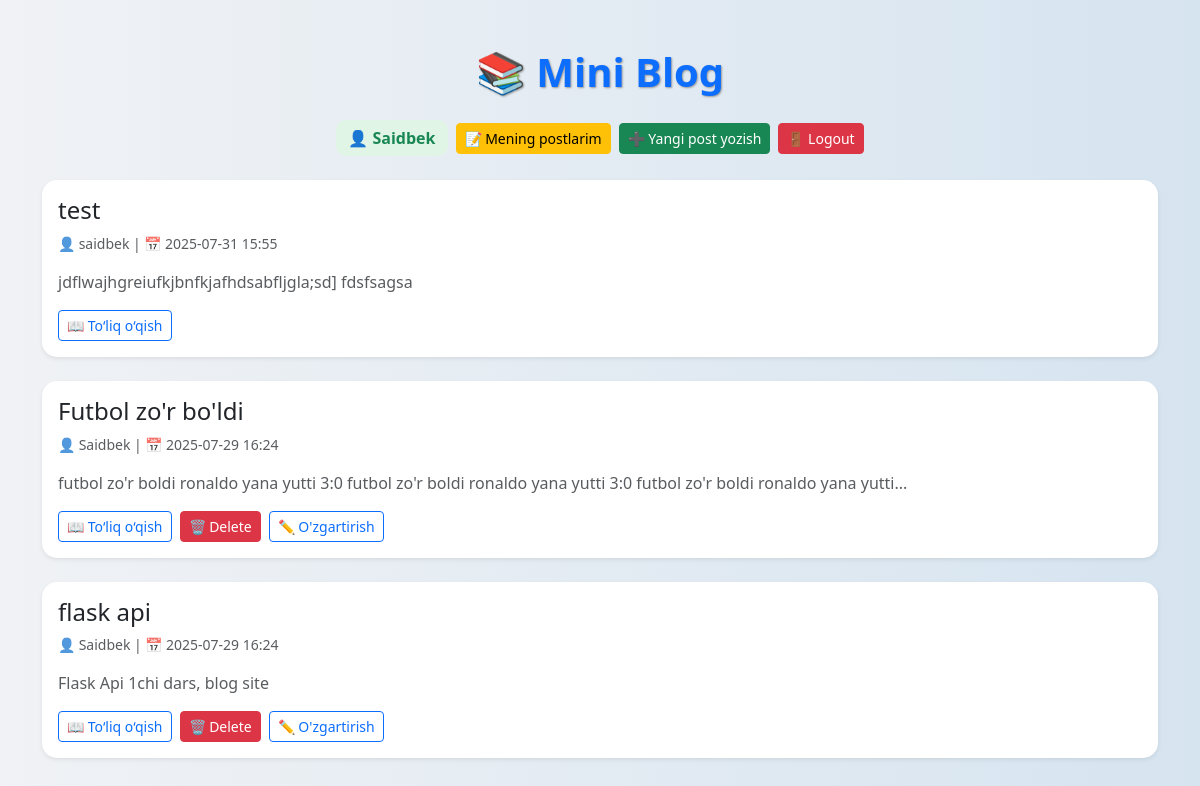
The app's page / (signed in) with its own data.
### app.py (models this page shows)
class Blog(db.Model):
    id = db.Column(db.Integer, primary_key=True)
    title = db.Column(db.String(150), nullable=False)
    author = db.Column(db.String(100), nullable=False)
    content = db.Column(db.Text, nullable=False)
    date = db.Column(db.String(20), default=datetime.now().strftime('%Y-%m-%d %H:%M'))

### app.py (the view)
@app.route('/')
def index():
    posts = Blog.query.order_by(Blog.id.desc()).all()
    return render_template('index.html', posts=posts)

### templates/index.html (shortened to what this page needs)
<!DOCTYPE html>
<html lang="uz">
<head>
    <link href="https://cdn.jsdelivr.net/npm/bootstrap@5.3.0/dist/css/bootstrap.min.css" rel="stylesheet">
</head>
<body>
<div class="container py-5">
    <h1 class="mb-4 text-center text-primary">📚 Mini Blog</h1>
    <div class="d-flex justify-content-center align-items-center flex-wrap gap-2 mb-4">
        {% if 'username' in session %}
            <span class="text-success username-box">👤 {{ session['username'] }}</span>
            <a class="btn btn-warning btn-sm" href="{{ url_for('my_posts') }}">📝 Mening postlarim</a>
            <a class="btn btn-success btn-sm" href="{{ url_for('create') }}">➕ Yangi post yozish</a>
            <a class="btn btn-danger btn-sm" href="{{ url_for('logout') }}">🚪 Logout</a>
        {% else %}
            <a class="btn btn-outline-primary btn-sm" href="{{ url_for('login') }}">🔐 Login</a>
            <a class="btn btn-outline-success btn-sm" href="{{ url_for('register') }}">📝 Register</a>
        {% endif %}
    </div>
    {% for post in posts %}
    <div class="card mb-4 shadow-sm border-0">
        <div class="card-body">
            <h4 class="card-title text-dark">{{ post.title }}</h4>
            <p class="text-muted small">
                👤 {{ post.author }} | 📅 {{ post.date }}
            </p>
            <p class="card-text text-muted">
                {{ post.content[:120] }}{% if post.content|length > 120 %}...{% endif %}
            </p>
            <div class="d-flex justify-content-start gap-2 align-items-center mt-2">
                <a href="{{ url_for('view_post', post_id=post.id) }}" class="btn btn-sm btn-outline-primary">📖 To‘liq o‘qish</a>
                {% if session.get('username') == post.author %}
                    <a href="#" class="btn btn-sm btn-danger" onclick="event.preventDefault(); document.getElementById('delete-form-{{ post.id }}').submit();">
                        🗑 Delete
                    </a>
                    <a href="{{ url_for('edit_post', post_id=post.id) }}" class="btn btn-sm btn-outline-primary">✏ O'zgartirish</a>
                {% endif %}
            </div>
        </div>
    </div>
    {% else %}
    <div class="alert alert-info">Hozircha postlar yo‘q.</div>
    {% endfor %}
</div>
</body>
</html>

### templates/index.html (style rules this page uses)
body { background: linear-gradient(to right, #f0f2f5, #d6e4f0); }
h1 { font-weight: bold; text-shadow: 1px 1px 2px #999; }
.card { transition: transform 0.2s ease, box-shadow 0.2s ease; border-radius: 15px; }
.btn-sm { transition: all 0.2s ease; }
.username-box { background-color: #e1f5e6; border-radius: 10px; padding: 6px 12px; font-weight: bold; }

### records on screen
Blog: title "test", author "saidbek", date "2025-07-31 15:55", content "jdflwajhgreiufkjbnfkjafhdsabfljgla;sd] fdsfsagsa"
Blog: title "Futbol zo'r bo'ldi", author "Saidbek", date "2025-07-29 16:24", content "futbol zo'r boldi ronaldo yana yutti 3:0 futbol zo'r boldi ronaldo yana yutti 3:0 futbol zo'r boldi ronaldo yana yutti"
Blog: title "flask api", author "Saidbek", date "2025-07-29 16:24", content "Flask Api 1chi dars, blog site"

### other values on screen
{{ session['username'] }} "Saidbek"
